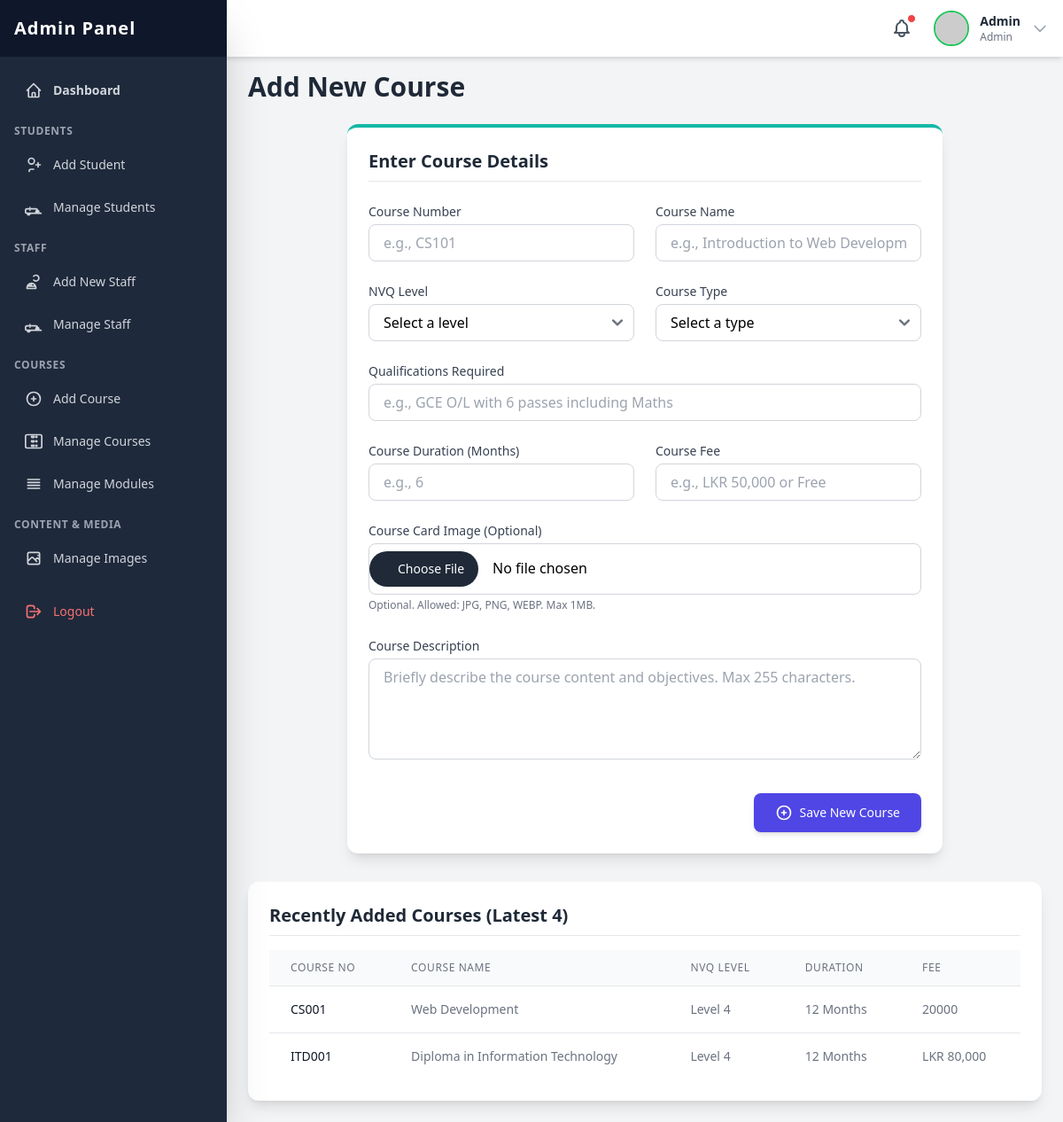
/admin/pages/add_course.php (signed in), run on an earlier commit of the app's database.
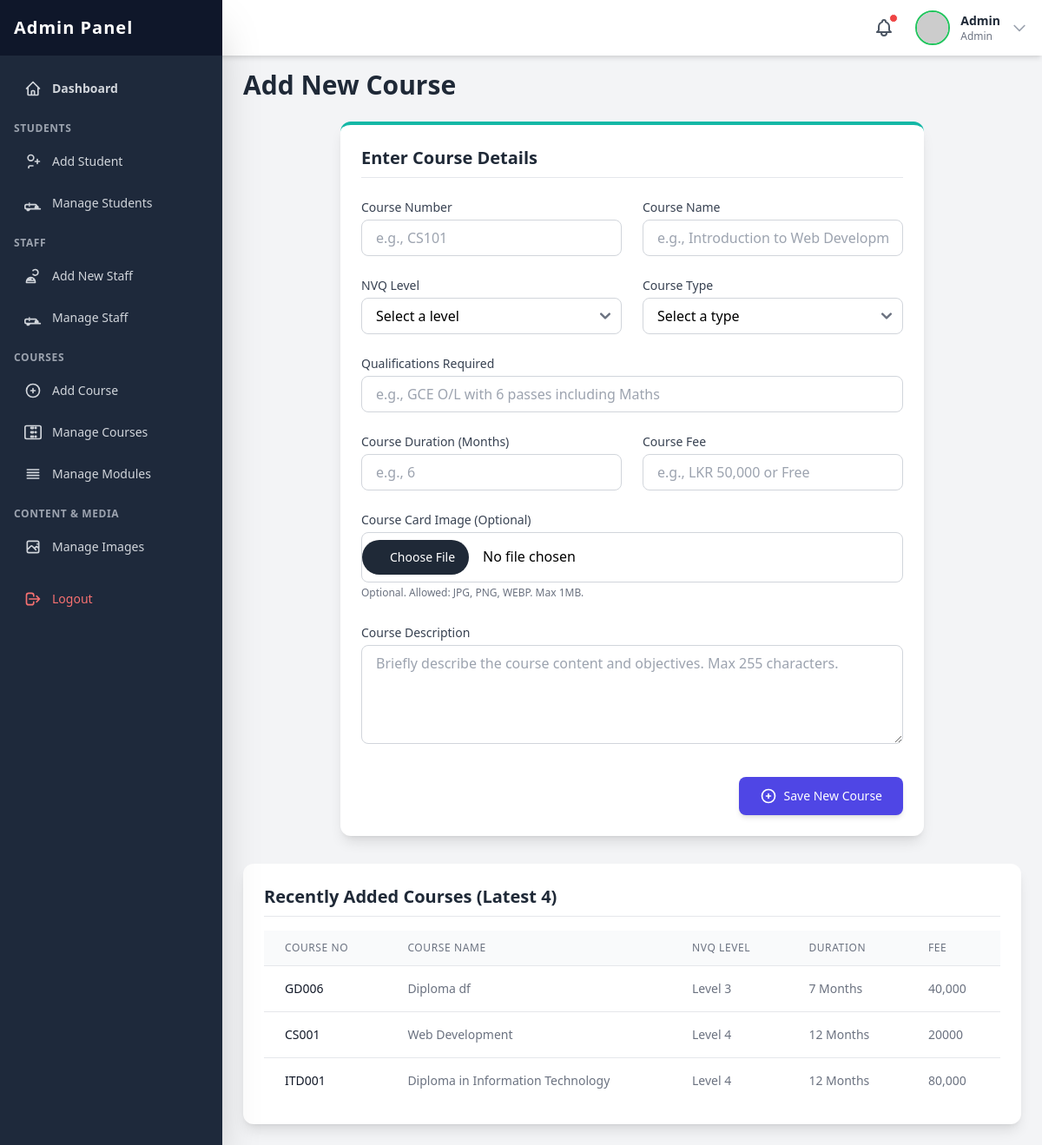
And on a later commit of the database.
### tables this page shows
CREATE TABLE `course` (
  `id` int(11) NOT NULL,
  `course_no` varchar(12) NOT NULL,
  `course_name` varchar(100) NOT NULL,
  `nvq_level` int(11) NOT NULL,
  `course_type` enum('Full-time','Part-time','Online','Hybrid') NOT NULL,
  `qualifications` varchar(255) NOT NULL,
  `course_duration` int(11) NOT NULL,
  `course_fee` varchar(20) NOT NULL,
  `course_description` text NOT NULL,
  `course_image` varchar(255) DEFAULT NULL,
  `status` enum('active','inactive') NOT NULL DEFAULT 'active'
);

### admin/pages/add_course.php (the view, shortened to what the changed rows need)
<?php
include_once('../include/header.php');
include_once('../../include/connection.php');
$recent_courses = [];
$query_recent = "SELECT course_no, course_name, nvq_level, course_duration, course_fee
                 FROM course
                 ORDER BY id DESC LIMIT 4";
$result_recent = $con->query($query_recent);
if ($result_recent && $result_recent->num_rows > 0) {
    while ($row = $result_recent->fetch_assoc()) {
        $recent_courses[] = $row;
    }
}
?>
<h2 class="text-3xl font-bold text-gray-800 mb-6">Add New Course</h2>
<div class="bg-white p-6 rounded-xl shadow-lg mt-8 w-full">
    <div class="overflow-x-auto">
        <table class="min-w-full divide-y divide-gray-200">
            <thead class="bg-gray-50">
                <tr>
                    <th scope="col" class="px-6 py-3 text-left text-xs font-medium text-gray-500 uppercase tracking-wider">Course No</th>
                    <th scope="col" class="px-6 py-3 text-left text-xs font-medium text-gray-500 uppercase tracking-wider">Course Name</th>
                    <th scope="col" class="px-6 py-3 text-left text-xs font-medium text-gray-500 uppercase tracking-wider">NVQ Level</th>
                    <th scope="col" class="px-6 py-3 text-left text-xs font-medium text-gray-500 uppercase tracking-wider">Duration</th>
                    <th scope="col" class="px-6 py-3 text-left text-xs font-medium text-gray-500 uppercase tracking-wider">Fee</th>
                </tr>
            </thead>
            <tbody class="bg-white divide-y divide-gray-200">
                <?php
                if (!empty($recent_courses)) {
                    foreach ($recent_courses as $course) {
                ?>
                <tr>
                    <td class="px-6 py-4 whitespace-nowrap text-sm font-medium text-gray-900"><?php echo htmlspecialchars($course['course_no']); ?></td>
                    <td class="px-6 py-4 whitespace-nowrap text-sm text-gray-500"><?php echo htmlspecialchars($course['course_name']); ?></td>
                    <td class="px-6 py-4 whitespace-nowrap text-sm text-gray-500">Level <?php echo htmlspecialchars($course['nvq_level']); ?></td>
                    <td class="px-6 py-4 whitespace-nowrap text-sm text-gray-500"><?php echo htmlspecialchars($course['course_duration']); ?> Months</td>
                    <td class="px-6 py-4 whitespace-nowrap text-sm text-gray-500"><?php echo htmlspecialchars($course['course_fee']); ?></td>
                </tr>
                <?php
                    }
                } else {
                    echo '<tr><td colspan="5" class="px-6 py-12 text-center text-gray-500">No courses added yet.</td></tr>';
                }
                ?>
            </tbody>
        </table>
    </div>
</div>
<?php
include_once('../include/footer.php');
?>

What changed in the data, as far as the page shows it:
added course: course_no "GD006", course_name "Diploma df", nvq_level "3", course_duration "7", course_fee "40,000"
changed course "ITD001": course_fee "LKR 80,000" → "80,000"
